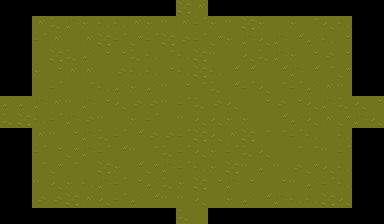

Rendered tile map (Tiled .tmx) drawn with the repository's tilesets; below, a short description and the full map source, tile grids included:
An orthogonal 24x14 tile map with 16x16 px tiles, 2 tile layers (base, editable).

<map version="1.10" tiledversion="1.11.0" orientation="orthogonal" renderorder="right-down" width="24" height="14" tilewidth="16" tileheight="16" infinite="0" nextlayerid="4" nextobjectid="1">
 <tileset firstgid="1" name="TX Tileset Grass_x16" tilewidth="16" tileheight="16" tilecount="64" columns="8">
  <image source="TX Tileset Grass_x16.png" width="128" height="128" />
 </tileset>
 <layer id="1" name="base" width="24" height="14" locked="1">
  <data encoding="csv">
0,0,0,0,0,0,0,0,0,0,0,26,19,0,0,0,0,0,0,0,0,0,0,0,
0,0,19,25,18,9,12,12,19,9,2,19,3,9,2,26,9,1,9,20,4,12,0,0,
0,0,3,19,1,19,26,3,10,3,26,28,3,10,9,18,4,18,11,27,12,17,0,0,
0,0,1,26,25,27,17,17,25,12,20,12,26,2,1,4,25,18,9,17,28,17,0,0,
0,0,9,17,19,19,1,28,12,12,17,12,26,12,11,11,1,11,18,11,20,10,0,0,
0,0,1,3,1,20,12,27,9,27,2,17,20,25,11,3,4,20,3,27,19,2,0,0,
27,27,18,19,2,18,17,4,28,28,2,3,25,28,4,1,17,28,17,4,18,25,4,17,
25,26,12,3,18,28,2,1,9,3,1,2,4,4,9,9,1,11,27,4,19,10,18,4,
0,0,19,2,17,18,25,3,11,28,28,3,26,4,19,26,20,20,3,12,1,12,0,0,
0,0,3,17,10,18,3,11,2,20,25,3,4,9,3,25,4,1,20,20,2,3,0,0,
0,0,20,10,20,1,26,9,11,10,18,3,12,9,26,2,27,2,28,10,4,12,0,0,
0,0,2,4,9,12,18,3,17,27,25,9,26,17,18,17,1,17,2,27,3,12,0,0,
0,0,28,28,26,19,4,3,27,11,2,2,4,1,9,27,11,18,12,12,26,4,0,0,
0,0,0,0,0,0,0,0,0,0,0,25,1,0,0,0,0,0,0,0,0,0,0,0
</data>
 </layer>
 <layer id="3" name="editable" width="24" height="14">
  <data encoding="csv">
0,0,0,0,0,0,0,0,0,0,0,0,0,0,0,0,0,0,0,0,0,0,0,0,
0,0,0,0,0,0,0,0,0,0,0,0,0,0,0,0,0,0,0,0,0,0,0,0,
0,0,0,0,0,0,0,0,0,0,0,0,0,0,0,0,0,0,0,0,0,0,0,0,
0,0,0,0,0,0,0,0,0,0,0,0,0,0,0,0,0,0,0,0,0,0,0,0,
0,0,0,0,0,0,0,0,0,0,0,0,0,0,0,0,0,0,0,0,0,0,0,0,
0,0,0,0,0,0,0,0,0,0,0,0,0,0,0,0,0,0,0,0,0,0,0,0,
0,0,0,0,0,0,0,0,0,0,0,0,0,0,0,0,0,0,0,0,0,0,0,0,
0,0,0,0,0,0,0,0,0,0,0,0,0,0,0,0,0,0,0,0,0,0,0,0,
0,0,0,0,0,0,0,0,0,0,0,0,0,0,0,0,0,0,0,0,0,0,0,0,
0,0,0,0,0,0,0,0,0,0,0,0,0,0,0,0,0,0,0,0,0,0,0,0,
0,0,0,0,0,0,0,0,0,0,0,0,0,0,0,0,0,0,0,0,0,0,0,0,
0,0,0,0,0,0,0,0,0,0,0,0,0,0,0,0,0,0,0,0,0,0,0,0,
0,0,0,0,0,0,0,0,0,0,0,0,0,0,0,0,0,0,0,0,0,0,0,0,
0,0,0,0,0,0,0,0,0,0,0,0,0,0,0,0,0,0,0,0,0,0,0,0
</data>
 </layer>
</map>
